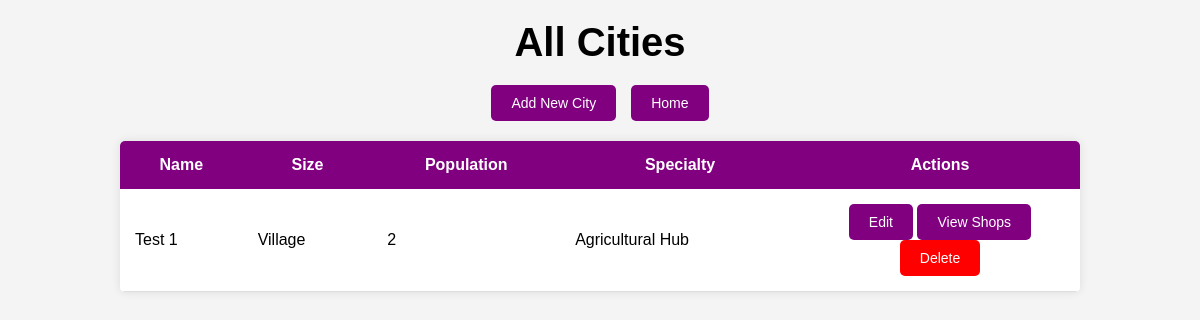
Before: /cities/ with the older database file.
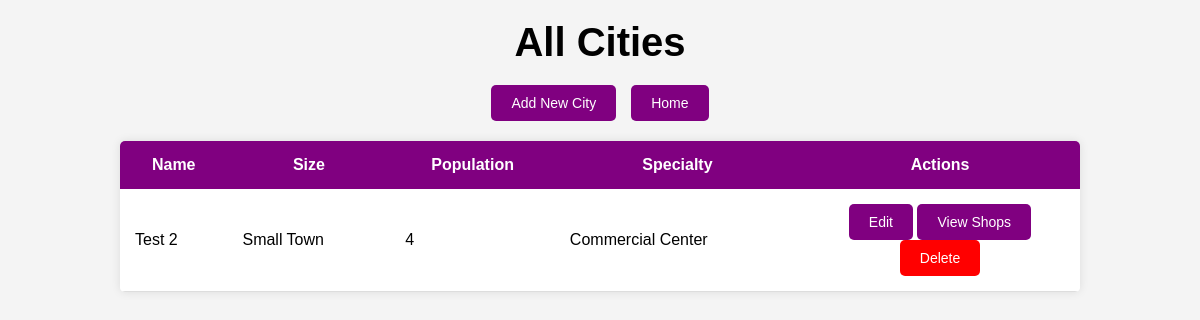
After: the same page with the newer database file.
### app/models.py (models this page shows, shortened)
class City(db.Model):
    __tablename__ = "cities"
    city_id = db.Column(db.Integer, primary_key=True)
    name = db.Column(db.String(100), nullable=False, index=True)
    size = db.Column(db.String(50))
    population = db.Column(db.Integer)
    region = db.Column(db.String(100), index=True)
    shops = db.relationship("Shop", secondary=shop_cities, back_populates="cities", cascade="all, delete")

### app/routes/city_routes.py (the view)
@city_bp.route("/")
def home():
    print("[DEBUG] Fetching all cities")
    cities = City.query.all()
    return render_template("GM_view_cities.html", cities=cities)

### app/templates/GM_view_cities.html (shortened to what this page needs)
<!DOCTYPE html>
<html>
<head>
</head>
<body>
    <h1>All Cities</h1>
    <div class="button-container">
        <button class="button" onclick="navigateTo('{{ url_for("city.add_city") }}')">Add New City</button>
        <button class="button" onclick="navigateTo('/')">Home</button>
    </div>
    <table>
        <thead>
            <tr>
                <th>Name</th>
                <th>Size</th>
                <th>Population</th>
                <th>Specialty</th>
                <th>Actions</th>
            </tr>
        </thead>
        <tbody>
            {% for city in cities %}
            <tr>
                <td>{{ city.name }}</td>
                <td>{{ city.size }}</td>
                <td>{{ city.population }}</td>
                <td>{{ city.region }}</td>
                <td class="actions">
                    <button class="button" onclick="navigateTo('{{ url_for('city.edit_city', city_id=city.city_id) }}')">Edit</button>
                    <button class="button" onclick="navigateTo('{{ url_for('shop.view_city_shops', city_id=city.city_id) }}')">View Shops</button>
                    <form method="POST" action="{{ url_for('city.delete_city', city_id=city.city_id) }}" style="display:inline;">
                        <button type="submit" class="button" style="background-color: red;">Delete</button>
                    </form>
                </td>
            </tr>
            {% endfor %}
        </tbody>
    </table>
</body>
</html>

### app/templates/GM_view_cities.html (style rules this page uses)
body { display: flex; flex-direction: column; align-items: center; justify-content: flex-start; height: 100vh; margin: 0; font-family: Arial, sans-serif; background-color: #f4f4f4; }
h1 { font-size: 2.5rem; color: black; margin-top: 20px; margin-bottom: 20px; }
.button-container { display: flex; justify-content: center; gap: 15px; margin-bottom: 20px; }
.button { background-color: purple; color: white; border: none; padding: 10px 20px; border-radius: 5px; font-size: 14px; cursor: pointer; transition: background-color 0.3s, transform 0.3s; }
table { width: 80%; border-collapse: collapse; margin-bottom: 20px; background-color: white; border-radius: 5px; overflow: hidden; box-shadow: 0 0 10px rgba(0, 0, 0, 0.1); }
th { background-color: purple; color: white; padding: 15px; }
td { padding: 15px; text-align: left; border-bottom: 1px solid #ddd; }
td.actions { text-align: center; vertical-align: middle; width: 250px; }
tr:nth-child(odd) { background-color: white; }

Changed rows visible on the page:
removed City: name "Test 1", size "Village", population "2", region "Agricultural Hub"
added City: name "Test 2", size "Small Town", population "4", region "Commercial Center"
